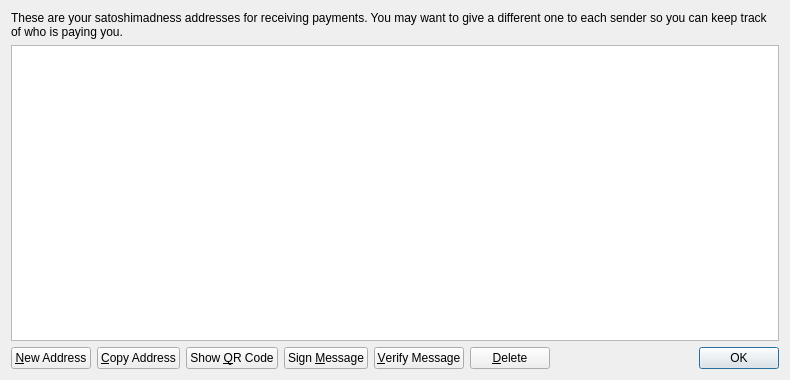
<?xml version="1.0" encoding="UTF-8"?>
<ui version="4.0">
 <class>AddressBookPage</class>
 <widget class="QWidget" name="AddressBookPage">
  <property name="geometry">
   <rect>
    <x>0</x>
    <y>0</y>
    <width>790</width>
    <height>380</height>
   </rect>
  </property>
  <property name="windowTitle">
   <string>Address Book</string>
  </property>
  <layout class="QVBoxLayout" name="verticalLayout">
   <item>
    <widget class="QLabel" name="labelExplanation">
     <property name="text">
      <string>These are your satoshimadness addresses for receiving payments. You may want to give a different one to each sender so you can keep track of who is paying you.</string>
     </property>
     <property name="textFormat">
      <enum>Qt::PlainText</enum>
     </property>
     <property name="wordWrap">
      <bool>true</bool>
     </property>
    </widget>
   </item>
   <item>
    <widget class="QTableView" name="tableView">
     <property name="contextMenuPolicy">
      <enum>Qt::CustomContextMenu</enum>
     </property>
     <property name="toolTip">
      <string>Double-click to edit address or label</string>
     </property>
     <property name="tabKeyNavigation">
      <bool>false</bool>
     </property>
     <property name="alternatingRowColors">
      <bool>true</bool>
     </property>
     <property name="selectionMode">
      <enum>QAbstractItemView::SingleSelection</enum>
     </property>
     <property name="selectionBehavior">
      <enum>QAbstractItemView::SelectRows</enum>
     </property>
     <property name="sortingEnabled">
      <bool>true</bool>
     </property>
     <attribute name="verticalHeaderVisible">
      <bool>false</bool>
     </attribute>
    </widget>
   </item>
   <item>
    <layout class="QHBoxLayout" name="horizontalLayout">
     <item>
      <widget class="QPushButton" name="newAddressButton">
       <property name="toolTip">
        <string>Create a new address</string>
       </property>
       <property name="text">
        <string>&amp;New Address</string>
       </property>
       <property name="icon">
        <iconset resource="../bitcoin.qrc">
         <normaloff>:/icons/add</normaloff>:/icons/add</iconset>
       </property>
      </widget>
     </item>
     <item>
      <widget class="QPushButton" name="copyToClipboard">
       <property name="toolTip">
        <string>Copy the currently selected address to the system clipboard</string>
       </property>
       <property name="text">
        <string>&amp;Copy Address</string>
       </property>
       <property name="icon">
        <iconset resource="../bitcoin.qrc">
         <normaloff>:/icons/editcopy</normaloff>:/icons/editcopy</iconset>
       </property>
      </widget>
     </item>
     <item>
      <widget class="QPushButton" name="showQRCode">
       <property name="text">
        <string>Show &amp;QR Code</string>
       </property>
       <property name="icon">
        <iconset resource="../bitcoin.qrc">
         <normaloff>:/icons/qrcode</normaloff>:/icons/qrcode</iconset>
       </property>
      </widget>
     </item>
     <item>
      <widget class="QPushButton" name="signMessage">
       <property name="toolTip">
        <string>Sign a message to prove you own a satoshimadness address</string>
       </property>
       <property name="text">
        <string>Sign &amp;Message</string>
       </property>
       <property name="icon">
        <iconset resource="../bitcoin.qrc">
         <normaloff>:/icons/edit</normaloff>:/icons/edit</iconset>
       </property>
      </widget>
     </item>
     <item>
      <widget class="QPushButton" name="verifyMessage">
       <property name="toolTip">
        <string>Verify a message to ensure it was signed with a specified satoshimadness address</string>
       </property>
       <property name="text">
        <string>&amp;Verify Message</string>
       </property>
       <property name="icon">
        <iconset resource="../bitcoin.qrc">
         <normaloff>:/icons/transaction_0</normaloff>:/icons/transaction_0</iconset>
       </property>
      </widget>
     </item>
     <item>
      <widget class="QPushButton" name="deleteButton">
       <property name="toolTip">
        <string>Delete the currently selected address from the list</string>
       </property>
       <property name="text">
        <string>&amp;Delete</string>
       </property>
       <property name="icon">
        <iconset resource="../bitcoin.qrc">
         <normaloff>:/icons/remove</normaloff>:/icons/remove</iconset>
       </property>
      </widget>
     </item>
     <item>
      <spacer name="horizontalSpacer">
       <property name="orientation">
        <enum>Qt::Horizontal</enum>
       </property>
       <property name="sizeHint" stdset="0">
        <size>
         <width>40</width>
         <height>20</height>
        </size>
       </property>
      </spacer>
     </item>
     <item>
      <widget class="QDialogButtonBox" name="buttonBox">
       <property name="sizePolicy">
        <sizepolicy hsizetype="Maximum" vsizetype="Fixed">
         <horstretch>0</horstretch>
         <verstretch>0</verstretch>
        </sizepolicy>
       </property>
       <property name="standardButtons">
        <set>QDialogButtonBox::Ok</set>
       </property>
      </widget>
     </item>
    </layout>
   </item>
  </layout>
 </widget>
 <resources>
  <include location="../bitcoin.qrc"/>
 </resources>
 <connections/>
</ui>
